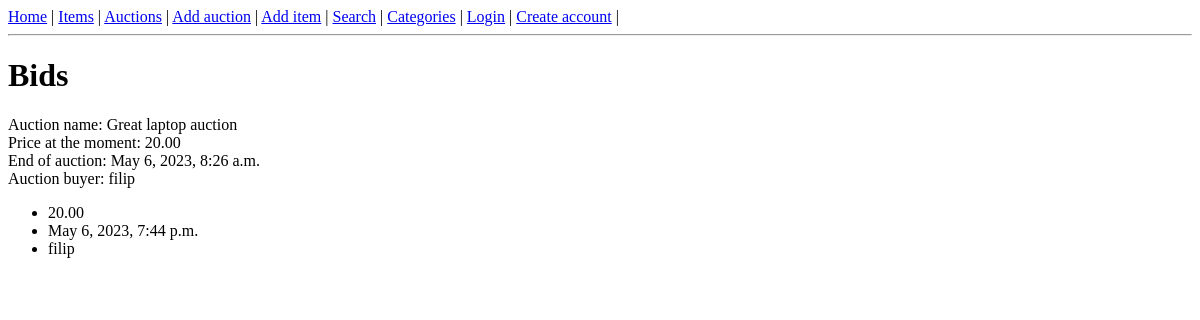
Before: /bids/1 with the older database file.
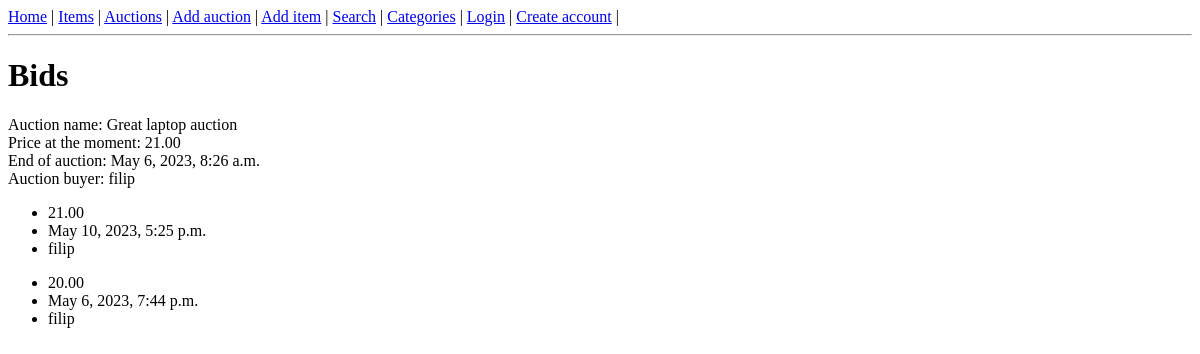
After: the same page with the newer database file.
### auctions/models.py (models this page shows, shortened)
class Auction(models.Model):
    name = models.CharField(max_length=255)
    item = models.ForeignKey(Item, on_delete=models.CASCADE)
    min_price = models.DecimalField(max_digits=10, decimal_places=2)
    buy_now_price = models.DecimalField(max_digits=10, decimal_places=2, null=True, blank=True)
    end_date = models.DateTimeField()
    seller = models.ForeignKey(User, on_delete=models.CASCADE, related_name='seller')
    buyer = models.ForeignKey(User, on_delete=models.CASCADE, blank=True, related_name='buyer', null=True)

class Bid(models.Model):
    amount = models.DecimalField(max_digits=10, decimal_places=2)
    time = models.DateTimeField(auto_now_add=True)
    auction = models.ForeignKey(Auction, on_delete=models.CASCADE)
    bidder = models.ForeignKey(User, on_delete=models.CASCADE)

### auctions/views.py (the view)
# urls.py: path('bids/<int:pk>', auctions.BidHistory.as_view()),
class BidHistory(View):
    def get(self, request, *args, **kwargs):
        auction_id = kwargs['pk']  # Get auction id from the URL
        auction = Auction.objects.get(pk=auction_id)
        bids = auction.bid_set.all().order_by('-time')
        context = {
            'auction': auction,
            'bids': bids,
        }
        return render(request, 'auctions/bid_history_list.html', context)

### auctions/templates/auctions/bid_history_list.html (shortened to what this page needs)
{% extends 'auctions/base_template.html' %}
{% block content %}
<h1>Bids</h1>
Auction name: {{ auction.name }} <br>
Price at the moment: {{ auction.min_price }} <br>
End of auction: {{ auction.end_date }}<br>
Auction buyer: {{ auction.buyer }}
{% for bid in bids %}
<ul>
    <li>{{ bid.amount }} </li>
    <li>{{ bid.time }}</li>
    <li>{{ bid.bidder }}</li>
</ul>
{% endfor %}
{% endblock %}

Changed rows visible on the page:
changed Auction "Great laptop auction": min_price "20.00" → "21.00"
added Bid: amount "21.00", time "May 10, 2023, 5:25 p.m.", bidder "filip"
